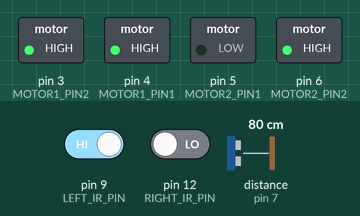
A sketch run on a simulated Arduino Uno, built with avr-gcc and run on an emulated ATmega328P. Parts: switched loads named in the sketch (green lamp = pin HIGH). Wiring (inferred from the names in the program): ultrasonic range finder: trigger pin 8; echo pin 7. The inputs (shaded band) are chosen by the test bench; at power-on: distance to the obstacle (sensor on pin 7) 80 cm, pin 9 (LEFT_IR_PIN) HIGH, pin 12 (RIGHT_IR_PIN) LOW. The echo pulse lasts 58.3 µs per cm; pins used as bus, display or sensor lines are not drawn.

Above: at 1.2 s.
1.3 s: distance to the obstacle (sensor on pin 7) set to 15 cm
2.8 s: distance to the obstacle (sensor on pin 7) set to 12 cm
At 4.4 s:
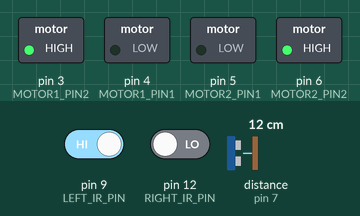
4.7 s: distance to the obstacle (sensor on pin 7) set to 17 cm
6.2 s: distance to the obstacle (sensor on pin 7) set to 22 cm
At 7.9 s:
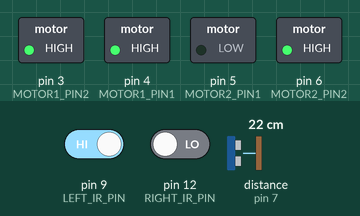
8.2 s: distance to the obstacle (sensor on pin 7) set to 2 cm
At 8.44 s:
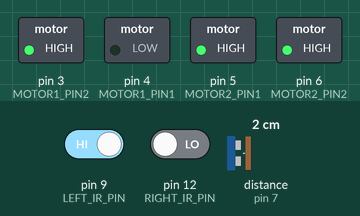
Timing chart, 0 to 11.1 s (numbered marks = the images above; inputs shaded):
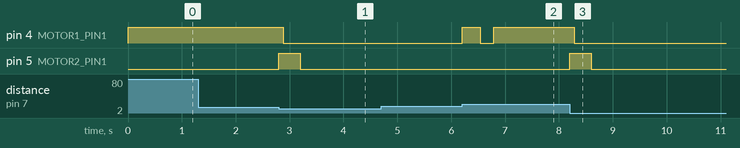

Measured:
- the behaviour switches between 14 and 13 cm on distance to the obstacle (sensor on pin 7) (found by bisection; images 0 and 1)
- the behaviour switches between 19 and 20 cm on distance to the obstacle (sensor on pin 7) (found by bisection; images 1 and 2)
- after the input at 1.3 s, every drawn part: stays the same
- after the input at 2.8 s, pin 4 (MOTOR1_PIN1): HIGH → LOW after 0.08 s; pin 5 (MOTOR2_PIN1): LOW → HIGH at once, → LOW 0.40 s later
- after the input at 4.7 s, every drawn part: stays the same
- after the input at 6.2 s, pin 4 (MOTOR1_PIN1): LOW → HIGH at once, → LOW 0.34 s later, → HIGH 0.25 s later
- after the input at 8.2 s, pin 4 (MOTOR1_PIN1): HIGH → LOW after 0.08 s; pin 5 (MOTOR2_PIN1): LOW → HIGH at once, → LOW 0.40 s later

The sketch:

Obstacle_Avoiding.ino
```cpp
#define LEFT_IR_PIN 9
#define RIGHT_IR_PIN 12

#define TRIG_PIN 8
#define ECHO_PIN 7

#define MOTOR1_PIN1 4
#define MOTOR1_PIN2 3
#define MOTOR2_PIN1 5
#define MOTOR2_PIN2 6

#define OBSTACLE_CM 12     // detect obstacle
#define CLEAR_CM 18        // consider "clear" when distance > this

// Timings (ms) - tune on your bot + arena
#define STOP_MS        80
#define TURN_OUT_MS   320   // turn right to leave line
#define GO_PAR_MS     450   // go forward to get beside obstacle
#define TURN_IN_MS    340   // turn left back towards line
#define REACQUIRE_MIN 250   // must see line continuously this long to "lock"
#define REACQUIRE_MAX 1800  // timeout to avoid getting stuck

enum State {
  FOLLOW_LINE,
  AVOID_STOP,
  AVOID_TURN_OUT,
  AVOID_GO_PARALLEL,
  AVOID_PASS_OBSTACLE,
  AVOID_TURN_IN,
  REACQUIRE
};

State state = FOLLOW_LINE;
unsigned long stateStart = 0;

// for line validation in REACQUIRE
unsigned long lineSeenStart = 0;

void setup() {
  pinMode(LEFT_IR_PIN, INPUT);
  pinMode(RIGHT_IR_PIN, INPUT);

  pinMode(TRIG_PIN, OUTPUT);
  pinMode(ECHO_PIN, INPUT);

  pinMode(MOTOR1_PIN1, OUTPUT);
  pinMode(MOTOR1_PIN2, OUTPUT);
  pinMode(MOTOR2_PIN1, OUTPUT);
  pinMode(MOTOR2_PIN2, OUTPUT);

  stopMoving();
}

void loop() {
  switch (state) {
    case FOLLOW_LINE: {
      int d = distanceCM();
      if (d > 0 && d <= OBSTACLE_CM) {
        enterState(AVOID_STOP);
        break;
      }
      followLine();
      break;
    }

    case AVOID_STOP:
      stopMoving();
      if (elapsed(STOP_MS)) enterState(AVOID_TURN_OUT);
      break;

    case AVOID_TURN_OUT:
      // leave the line: turn right in place
      turnRight();
      if (elapsed(TURN_OUT_MS)) enterState(AVOID_GO_PARALLEL);
      break;

    case AVOID_GO_PARALLEL:
      // move forward to get alongside the obstacle
      moveForward();
      if (elapsed(GO_PAR_MS)) enterState(AVOID_PASS_OBSTACLE);
      break;

    case AVOID_PASS_OBSTACLE: {
      // keep moving forward until ultrasonic says obstacle is no longer close
      moveForward();
      int d = distanceCM();
      if (d < 0) break; // no reading; keep going
      if (d > CLEAR_CM) {
        enterState(AVOID_TURN_IN);
      }
      break;
    }

    case AVOID_TURN_IN:
      // turn left to head back toward the line area
      turnLeft();
      if (elapsed(TURN_IN_MS)) {
        enterState(REACQUIRE);
        lineSeenStart = 0; // reset validation
      }
      break;

    case REACQUIRE: {
      // Go slow-ish forward and only accept line if stable.
      // (We keep using your digital motor writes; "slow" is just forward with short checks.)
      moveForward();

      bool L = (digitalRead(LEFT_IR_PIN) == LOW);
      bool R = (digitalRead(RIGHT_IR_PIN) == LOW);
      bool seen = (L || R);

      if (seen) {
        if (lineSeenStart == 0) lineSeenStart = millis();
        // require stable line detection before locking
        if (millis() - lineSeenStart >= REACQUIRE_MIN) {
          enterState(FOLLOW_LINE);
        }
      } else {
        lineSeenStart = 0;
      }

      // timeout: if we can't find line, do a gentle spin search then try again
      if (elapsed(REACQUIRE_MAX)) {
        // search behavior: rotate a bit, then re-enter REACQUIRE
        turnLeft();
        delay(250);
        enterState(REACQUIRE);
        lineSeenStart = 0;
      }
      break;
    }
  }
}

// ---------------- Helpers ----------------
void enterState(State s) {
  state = s;
  stateStart = millis();
}

bool elapsed(unsigned long ms) {
  return (millis() - stateStart) >= ms;
}

int distanceCM() {
  digitalWrite(TRIG_PIN, LOW);
  delayMicroseconds(2);
  digitalWrite(TRIG_PIN, HIGH);
  delayMicroseconds(10);
  digitalWrite(TRIG_PIN, LOW);

  unsigned long duration = pulseIn(ECHO_PIN, HIGH, 25000);
  if (duration == 0) return -1;
  return (int)(duration * 0.0343 / 2.0);
}

// ---------------- Line following (your logic) ----------------
void followLine() {
  int leftSensor  = digitalRead(LEFT_IR_PIN);
  int rightSensor = digitalRead(RIGHT_IR_PIN);

  if (leftSensor == LOW && rightSensor == LOW) moveForward();
  else if (leftSensor == LOW && rightSensor == HIGH) turnRight();
  else if (leftSensor == HIGH && rightSensor == LOW) turnLeft();
  else stopMoving();
}

// ---------------- Motors (your style) ----------------
void moveForward() {
  digitalWrite(MOTOR1_PIN1, LOW);
  digitalWrite(MOTOR1_PIN2, HIGH);
  digitalWrite(MOTOR2_PIN1, LOW);
  digitalWrite(MOTOR2_PIN2, HIGH);
}

void moveBackward() {
  digitalWrite(MOTOR1_PIN1, HIGH);
  digitalWrite(MOTOR1_PIN2, LOW);
  digitalWrite(MOTOR2_PIN1, HIGH);
  digitalWrite(MOTOR2_PIN2, LOW);
}

void turnLeft() {
  digitalWrite(MOTOR1_PIN1, HIGH);
  digitalWrite(MOTOR1_PIN2, HIGH);
  digitalWrite(MOTOR2_PIN1, LOW);
  digitalWrite(MOTOR2_PIN2, HIGH);
}

void turnRight() {
  digitalWrite(MOTOR1_PIN1, LOW);
  digitalWrite(MOTOR1_PIN2, HIGH);
  digitalWrite(MOTOR2_PIN1, HIGH);
  digitalWrite(MOTOR2_PIN2, HIGH);
}

void stopMoving() {
  digitalWrite(MOTOR1_PIN1, HIGH);
  digitalWrite(MOTOR1_PIN2, HIGH);
  digitalWrite(MOTOR2_PIN1, HIGH);
  digitalWrite(MOTOR2_PIN2, HIGH);
}
```
